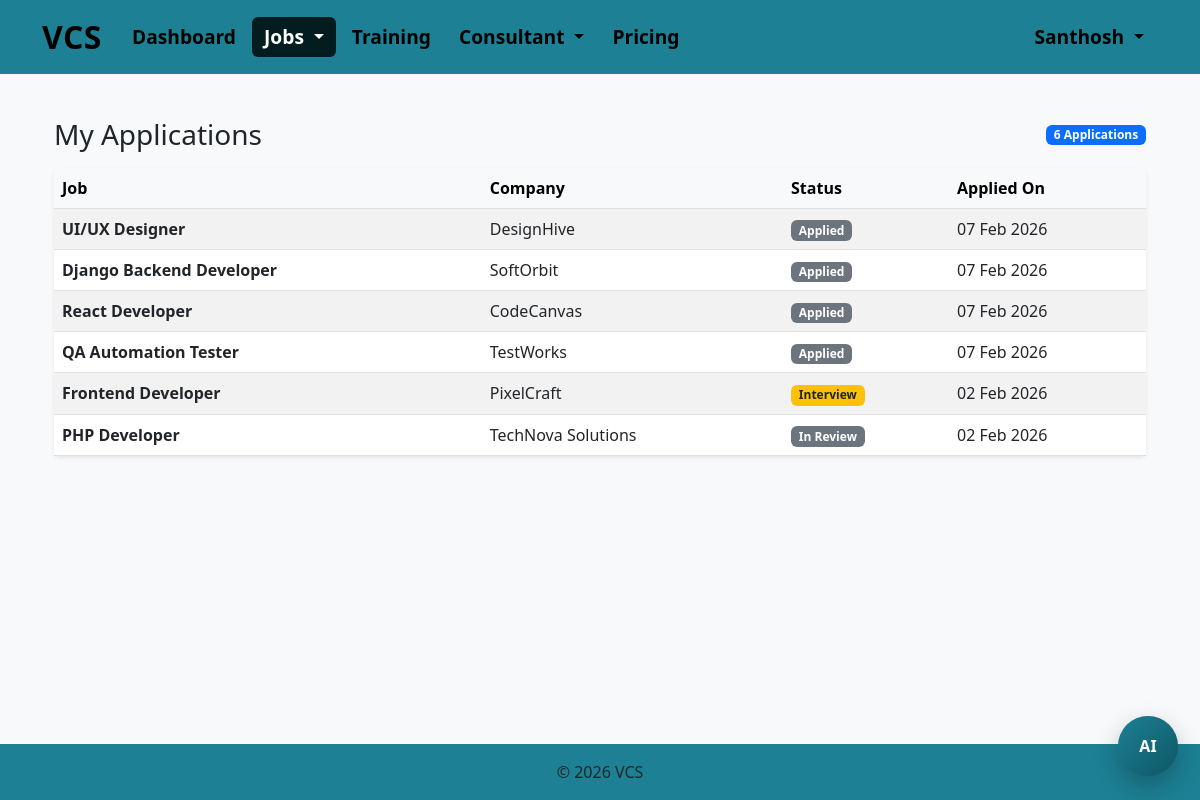
The page /jobs/applications/ (signed in) on the database as committed earlier.
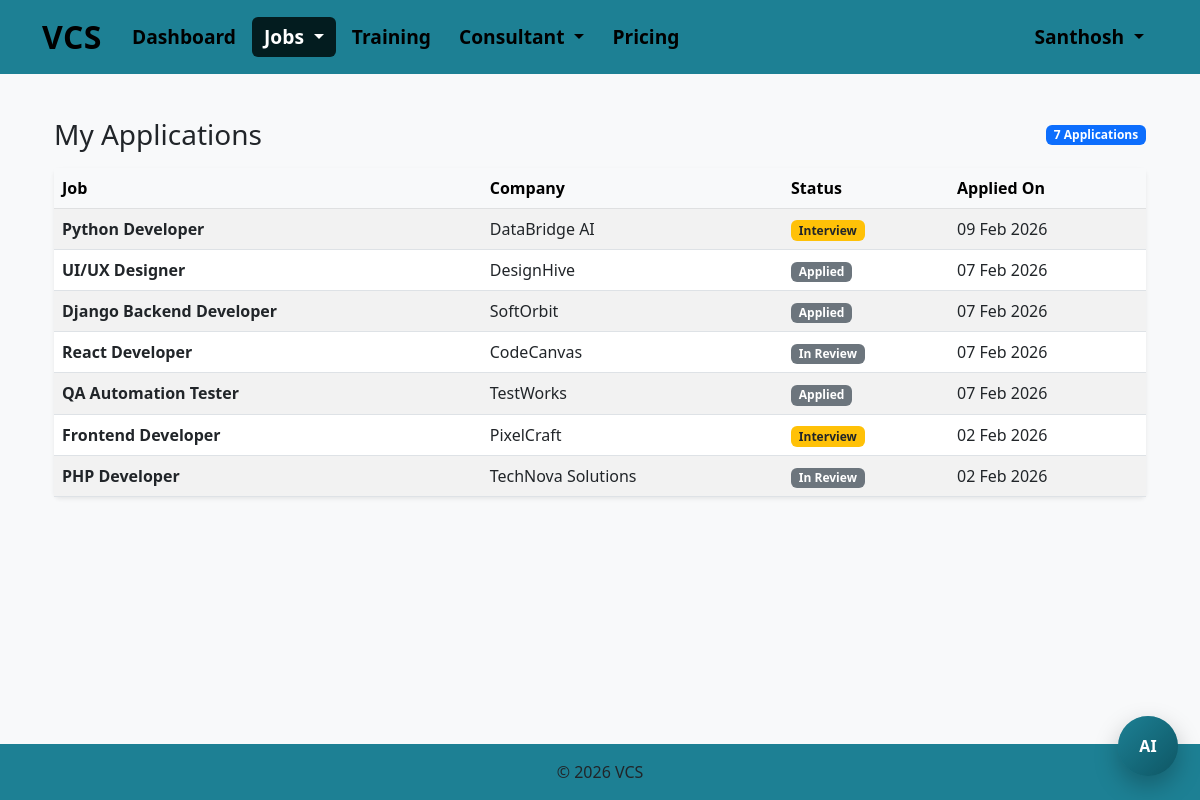
The same page on the database as committed later.
### jobs/models.py (models this page shows, shortened)
class JobApplication(models.Model):
    STATUS_CHOICES = [
        ("APPLIED", "Applied"),
        ("IN_REVIEW", "In Review"),
        ("INTERVIEW", "Interview"),
        ("CLOSED", "Closed"),
    ]
    user = models.ForeignKey(
        settings.AUTH_USER_MODEL,
        on_delete=models.CASCADE,
        related_name="job_applications"
    )
    job = models.ForeignKey(
        Job,
        on_delete=models.CASCADE,
        related_name="applications"
    )
    status = models.CharField(
        max_length=20,
        choices=STATUS_CHOICES,
        default="APPLIED"
    )
    applied_at = models.DateTimeField(auto_now_add=True)
    class Meta:
        unique_together = ("user", "job")
        ordering = ["-applied_at"]

class Job(models.Model):
    JOB_TYPE_CHOICES = [
        ('FT', 'Full-time'),
        ('IN', 'Internship'),
        ('CT', 'Contract'),
    ]
    STATUS_CHOICES = [
        ('PENDING', 'Pending Approval'),
        ('PUBLISHED', 'Published'),
        ('REJECTED', 'Rejected'),
    ]
    VISIBILITY_CHOICES = [
        ('FREE', 'Free'),
        ('PRO', 'Pro'),
    ]
    title = models.CharField(max_length=200)
    company_name = models.CharField(max_length=200)
    location = models.CharField(max_length=100)
    experience_min = models.PositiveIntegerField()
    experience_max = models.PositiveIntegerField()
    visibility = models.CharField(
        max_length=10,
        choices=VISIBILITY_CHOICES,
        default='FREE'
    )
    job_type = models.CharField(
        max_length=2,
        choices=JOB_TYPE_CHOICES
    )
    description = models.TextField()
    skills = models.CharField(max_length=255)
    deadline = models.DateField()
    tag_fresher = models.BooleanField(default=False)
    status = models.CharField(
        max_length=10,
        choices=STATUS_CHOICES,
        default='PENDING'
    )
    created_by = models.ForeignKey(
        settings.AUTH_USER_MODEL,
        on_delete=models.CASCADE,
        related_name="jobs_created"
    )
    created_at = models.DateTimeField(auto_now_add=True)
    class Meta:
        ordering = ["-created_at"]

### jobs/views.py (the view)
# urls.py: path("applications/", views.applications, name="applications"),
@login_required
def applications(request):
    applications = JobApplication.objects.filter(user=request.user)
    return render(request, "jobs/applications.html", {"applications": applications})

### jobs/templates/jobs/applications.html (shortened to what this page needs)
{% extends "accounts/base.html" %}
{% block content %}
<div class="container mt-4">
  <div class="d-flex justify-content-between align-items-center mb-3">
    <h3 class="mb-0">My Applications</h3>
    <span class="badge bg-primary">
      {{ applications|length }} Applications
    </span>
  </div>
  <div class="card shadow-sm border-0">
    <div class="card-body p-0">
      <div class="table-responsive">
        <table class="table table-striped table-hover align-middle mb-0 responsive-table">
          <thead class="table-light">
            <tr>
              <th>Job</th>
              <th>Company</th>
              <th>Status</th>
              <th>Applied On</th>
            </tr>
          </thead>
          <tbody>
            {% for app in applications %}
            <tr>
              <td data-label="Job">
                <strong>{{ app.job.title }}</strong>
              </td>
              <td data-label="Company">
                {{ app.job.company_name }}
              </td>
              <td data-label="Status">
                {% if app.get_status_display == "Selected" %}
                  <span class="badge bg-success">{{ app.get_status_display }}</span>
                {% elif app.get_status_display == "Rejected" %}
                  <span class="badge bg-danger">{{ app.get_status_display }}</span>
                {% elif app.get_status_display == "Interview" %}
                  <span class="badge bg-warning text-dark">{{ app.get_status_display }}</span>
                {% else %}
                  <span class="badge bg-secondary">{{ app.get_status_display }}</span>
                {% endif %}
              </td>
              <td data-label="Applied On">
                {{ app.applied_at|date:"d M Y" }}
              </td>
            </tr>
            {% endfor %}
          </tbody>
        </table>
      </div>
    </div>
  </div>
</div>
{% endblock %}

Rows that differ between the two databases and show on the page:
added JobApplication: job "Python Developer", job.company_name "DataBridge AI", status "Interview", applied_at "09 Feb 2026"
changed JobApplication "React Developer": status "Applied" → "In Review"
Other text that changed with them:
{{ applications|length }}: "6" → "7"
